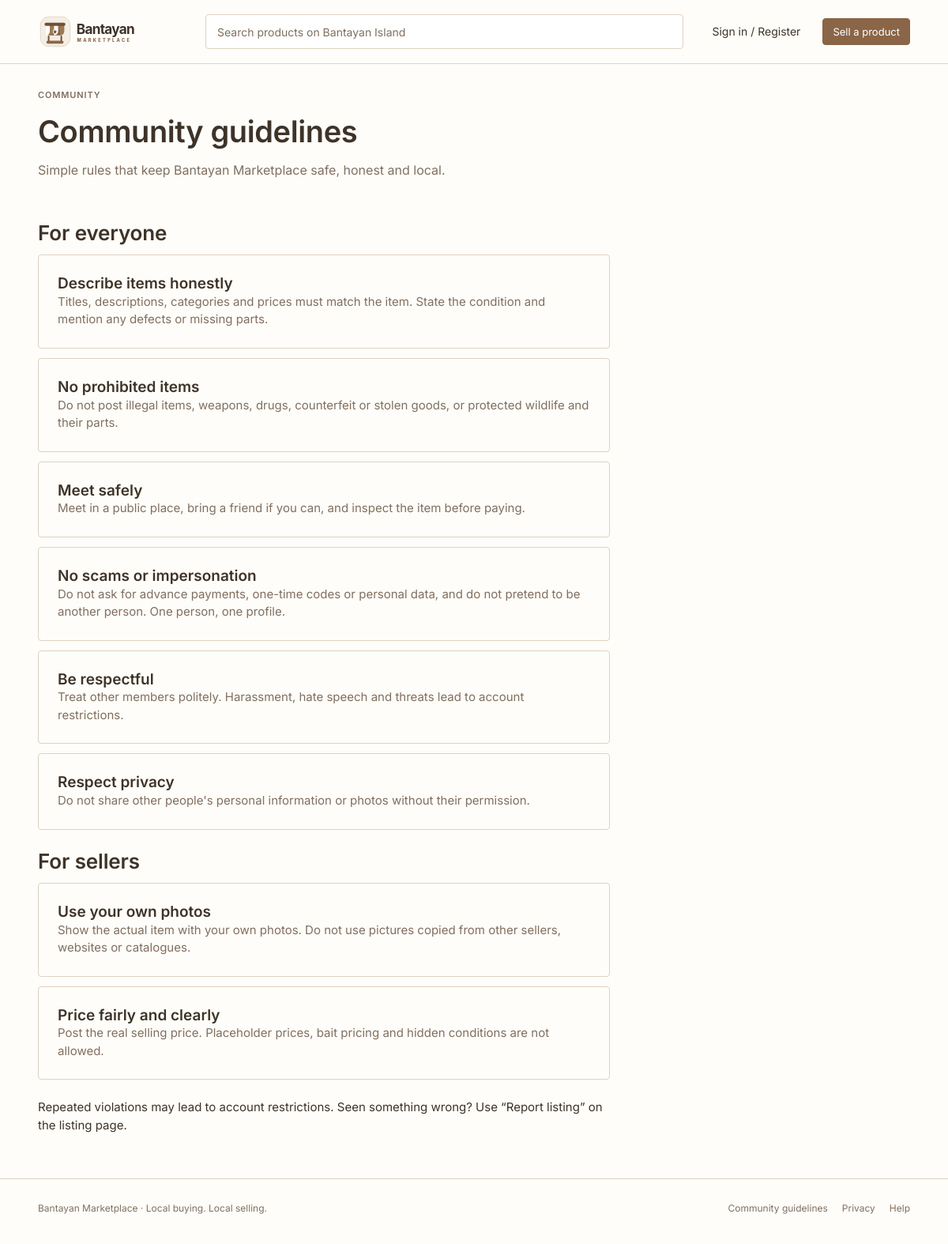
/guidelines.php, run on the app's committed database.
### tables this page shows
CREATE TABLE IF NOT EXISTS guidelines (
  id          INT UNSIGNED NOT NULL AUTO_INCREMENT,
  code        VARCHAR(40)  NOT NULL,
  title       VARCHAR(120) NOT NULL,
  body        TEXT         NOT NULL,
  audience    ENUM('everyone','sellers') NOT NULL DEFAULT 'everyone',
  sort_order  INT UNSIGNED NOT NULL DEFAULT 0,
  is_active   TINYINT(1)   NOT NULL DEFAULT 1,
  created_at  DATETIME     NOT NULL DEFAULT CURRENT_TIMESTAMP,
  updated_at  DATETIME     NOT NULL DEFAULT CURRENT_TIMESTAMP ON UPDATE CURRENT_TIMESTAMP,
  PRIMARY KEY (id),
  UNIQUE KEY uq_guidelines_code (code)
);

### src/helpers.php (called while the page is built, shortened)
<?php
function e(mixed $value): string
{
    return htmlspecialchars((string) $value, ENT_QUOTES | ENT_SUBSTITUTE, 'UTF-8');
}
function render(string $view, array $data = [], array $layout = []): void
{
    extract($data, EXTR_SKIP);
    require VIEW_PATH . '/' . $view . '.php';
    require VIEW_PATH . '/layout.php';
}

### guidelines.php (called while the page is built, shortened)
<?php
render('guidelines', ['items' => repo(App\Repository\GuidelineRepository::class)->active()], ['title' => 'Community guidelines · ' . APP_NAME]);

### src/Repository/Repository.php (called while the page is built, shortened)
<?php
abstract class Repository
{
    protected function all(string $sql, array $params = []): array
    {
        $stmt = $this->db->prepare($sql);
        $stmt->execute($params);
        return $stmt->fetchAll();
    }
}

### src/Repository/GuidelineRepository.php (called while the page is built, shortened)
<?php
final class GuidelineRepository extends Repository
{
    public function active(): array
    {
        return $this->all('SELECT id, code, title, body, audience FROM guidelines WHERE is_active = 1 ORDER BY sort_order, id');
    }
}

### views/guidelines.php (the view, shortened to what this page needs)
<section class="wrap page-head">
    <p class="eyebrow">COMMUNITY</p>
    <h1 class="h1">Community guidelines</h1>
    <p class="lead">Simple rules that keep Bantayan Marketplace safe, honest and local.</p>
</section>
<section class="wrap pad-bottom page-narrow-left">
    <?php foreach (['everyone' => 'For everyone', 'sellers' => 'For sellers'] as $aud => $heading):
        $group = array_filter($items, static fn($g) => $g['audience'] === $aud); ?>
        <?php if ($group): ?>
            <h2 class="h2 top-gap" id="<?= e($aud) ?>"><?= e($heading) ?></h2>
            <?php foreach ($group as $g): ?>
                <div class="panel top-gap-sm"><h3 class="h3"><?= e($g['title']) ?></h3><p class="muted"><?= e($g['body']) ?></p></div>
            <?php endforeach; ?>
        <?php endif; ?>
    <?php endforeach; ?>
    <p class="top-gap">Repeated violations may lead to account restrictions. Seen something wrong? Use “Report listing” on the listing page.</p>
</section>

### assets/css/app.css (style rules this page uses)
:root { --ink: #8a6547; --ink-dark: #6f5038; --text: #3d3329; --muted: #806f60; --line: #ded2c3; --soft: #f4ede3; --photo: #eadfce; --surface: #fffdf9; --latte: #f7f1e7; --bad: #a12626; --good: #1f6b3a; --pad: 48px; --radius: 4px; }
*, *::before, *::after { box-sizing: border-box; }
html { -webkit-text-size-adjust: 100%; }
body { margin: 0; background: var(--surface); color: var(--text); font: 400 15px/1.5 Inter, system-ui, -apple-system, "Segoe UI", Roboto, Arial, sans-serif; -webkit-font-smoothing: antialiased; }
h1, h2, h3, p, ul, ol, blockquote, figure { margin: 0; }
.wrap { width: 100%; max-width: 1440px; margin: 0 auto; padding: 0 var(--pad); }
.h1 { font-size: 38px; line-height: 1.15; font-weight: 600; letter-spacing: -0.01em; }
.h2 { font-size: 26px; line-height: 1.2; font-weight: 600; letter-spacing: -0.005em; }
.h3 { font-size: 19px; line-height: 1.25; font-weight: 600; }
.lead { color: var(--muted); font-size: 16px; margin-top: 14px; }
.eyebrow { font-size: 11px; line-height: 1.3; font-weight: 600; letter-spacing: 0.08em; text-transform: uppercase; color: var(--muted); }
.muted { color: var(--muted); }
.top-gap { margin-top: 24px; }
.top-gap-sm { margin-top: 12px; }
.pad-bottom { padding-bottom: 56px; }
.page-head { padding-top: 32px; padding-bottom: 28px; }
.page-head .h1 { margin-top: 18px; }
.page-narrow-left { max-width: 820px; margin-left: 0; margin-right: auto; }
.panel { background: var(--surface); border: 1px solid var(--line); padding: 24px; border-radius: var(--radius); }

### data on the page
guidelines: heading "For everyone", title "Respect privacy", body "Do not share other people's personal information or photos without their permission."
guidelines: title "Describe items honestly", body "Titles, descriptions, categories and prices must match the item. State the condition and mention any defects or missing parts."
guidelines: title "No prohibited items", body "Do not post illegal items, weapons, drugs, counterfeit or stolen goods, or protected wildlife and their parts."
guidelines: title "Meet safely", body "Meet in a public place, bring a friend if you can, and inspect the item before paying."
guidelines: title "No scams or impersonation", body "Do not ask for advance payments, one-time codes or personal data, and do not pretend to be another person. One person, one profile."
guidelines: title "Be respectful", body "Treat other members politely. Harassment, hate speech and threats lead to account restrictions."
guidelines: title "Use your own photos", body "Show the actual item with your own photos. Do not use pictures copied from other sellers, websites or catalogues."
guidelines: title "Price fairly and clearly", body "Post the real selling price. Placeholder prices, bait pricing and hidden conditions are not allowed."

### other printed values
$heading "For sellers"
$text "Bantayan Marketplace · Local buying. Local selling."
$label "Community guidelines"
$label "Privacy"
$label "Help"
